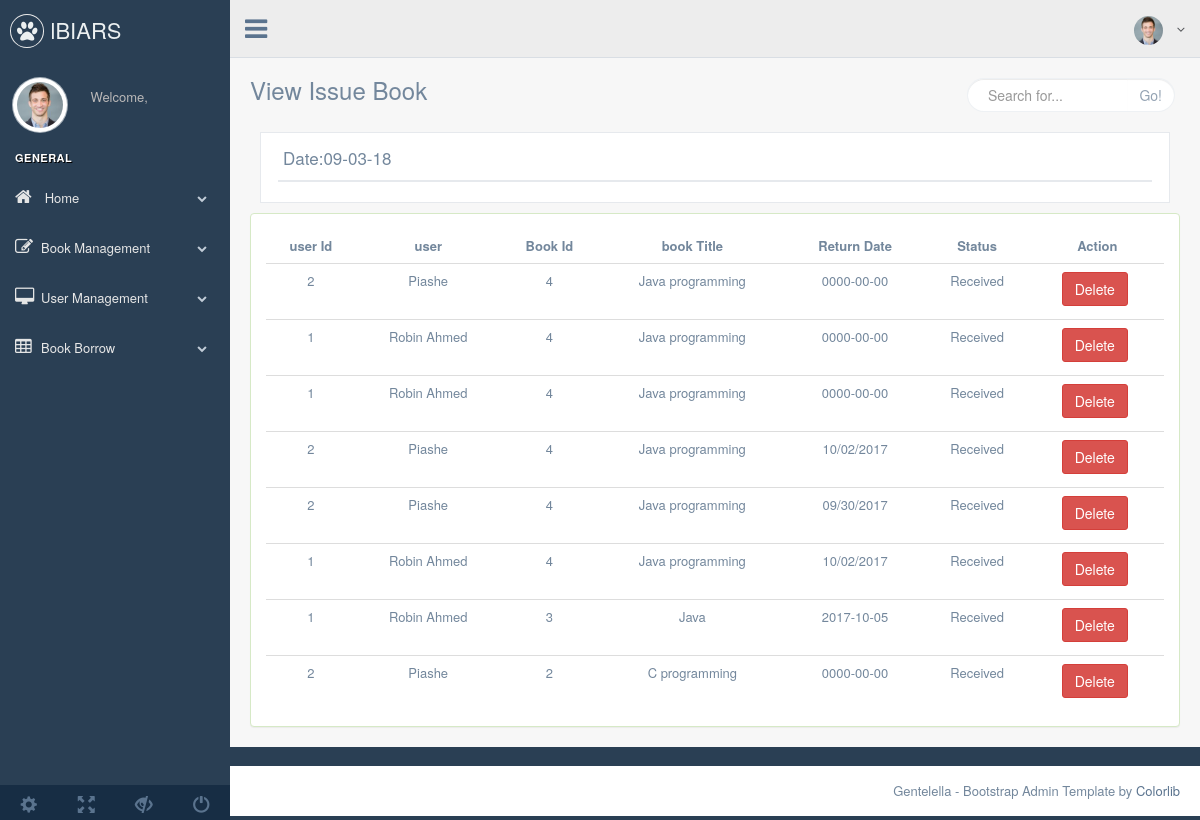
The app's page /admin/view-recieve-book.php (signed in) with its own data.
### tables this page shows
CREATE TABLE `tbl_book_deposit` (
  `depositId` int(10) NOT NULL,
  `userId` int(10) NOT NULL,
  `bookId` int(10) NOT NULL,
  `issueDate` varchar(100) NOT NULL,
  `returnDate` varchar(100) NOT NULL,
  `status` tinyint(1) NOT NULL
);

CREATE TABLE `tbl_user_info` (
  `userId` int(10) NOT NULL,
  `userName` varchar(100) NOT NULL,
  `userEmail` varchar(255) NOT NULL,
  `userPassword` varchar(255) NOT NULL,
  `phoneNumber` int(10) NOT NULL,
  `presentAddress` text NOT NULL,
  `parmanentAddress` text NOT NULL
);

CREATE TABLE `tbl_book_info` (
  `bookId` int(10) NOT NULL,
  `title` varchar(255) NOT NULL,
  `isbn` int(10) NOT NULL,
  `edition` varchar(25) NOT NULL,
  `author` varchar(255) NOT NULL,
  `publisher` varchar(255) NOT NULL,
  `category_id` int(10) NOT NULL
);

### admin/view-recieve-book.php (called while the page is built)
<?php
$pages = 'viewReBook';
include 'adminmaster.php';

### admin/class_file/supperAdmin.php (called while the page is built, shortened)
<?php
class supperAdmin {
    private $link;
     public function __construct() {
        $dbhost = 'localhost';
        $dbuser = 'root';
        $dbpass = '';
        $db = 'libarybook';
        $this->link = mysqli_connect($dbhost, $dbuser, $dbpass);
        if (!$this->link) {
            echo 'Database are not Connected ' . mysqli_error($this->link);
        } else {
            $select_db = mysqli_select_db($this->link, $db);
        }
    }
     public function view_all_recieve_book() {
  $sql = "SELECT user.userName, book.*,deposit.* FROM tbl_book_info as book,tbl_book_deposit as deposit, tbl_user_info as user"
  ." WHERE book.bookId=deposit.bookId AND deposit.userId=user.userId AND deposit.status='1' ORDER BY  deposit.bookId DESC";
        if(mysqli_query($this->link, $sql)){
             $run_query=mysqli_query($this->link, $sql);
           return $run_query;
        }
        else{
            die("insert query problem " . mysqli_error($this->link));
        }
    }
}

### admin/pagess/viewReBook.php (the view, shortened to what this page needs)
<?php
         $curent_date=date('d-m-y');
?>
<div class="right_col" role="main">
        <?php
                $run_query_issue_book= $object_supper_admin ->view_all_recieve_book();
        ?>
         <div class="">
           <div class="page-title">
             <div class="title_left">
               <h3>View Issue Book</h3>
             </div>
             <div class="title_right">
               <div class="col-md-5 col-sm-5 col-xs-12 form-group pull-right top_search">
                 <div class="input-group">
                   <input type="text" class="form-control" placeholder="Search for...">
                   <span class="input-group-btn">
                     <button class="btn btn-default" type="button">Go!</button>
                   </span>
                 </div>
               </div>
             </div>
           </div>
             <div class="">
                 <div class="col-md-12 col-sm-12 col-xs-12">
                     <div class="x_panel">
                         <div class="x_title">
                             <h2> Date:<?php
                                   echo $curent_date;
                                 ?></h2>
                             <div class="clearfix"></div>
                         </div>
                     </div>
                 </div>
              </div>
           <div class="row">
              <div  class="col-md-12 col-sm-12 col-xs-12">
                 <div class="panel panel-body panel-success">
                        <table class="table table-hover">
                                 <thead>
                                     <tr>
                                         <td align="center"><b>user Id</b></td>
                                         <td align="center"><b>user</b></td>
                                         <td align="center"><b>Book Id</b></td>
                                         <td align="center"><b>book Title</b></td>
                                         <td align="center"><b>Return Date</b></td>
                                         <td align="center"><b>Status</b></td>
                                         <td align="center"><b>Action</b></td>
                                     </tr>
                                 </thead>
                                 <tbody>
                                      <?php
                         while ($all_issue_books_by_user = mysqli_fetch_assoc($run_query_issue_book)){
                                 ?>
                                     <tr >
                                          <td align="center"><?php echo $all_issue_books_by_user['userId']; ?></td>
                                          <td align="center"><?php echo $all_issue_books_by_user['userName']; ?></td>
                                          <td align="center"><?php echo $all_issue_books_by_user['bookId']; ?></td>
                                         <td align="center"><?php echo $all_issue_books_by_user['title']; ?> </td>
                                         <td align="center"><?php echo $all_issue_books_by_user['returnDate']; ?> </td>
                                         <td align="center">
                                             <?php  $status=$all_issue_books_by_user['status'];
                                                   if($status == '0'){
                                                       echo 'pending';
                                                   }
                                                   else{
                                                        echo 'Received';
                                                   }
                                                   ?>
                                         </td>
                                          <td align="center">
                                              <a class="btn btn-danger" href="?Status=delete&&id=<?php echo $all_issue_books_by_user['depositId'];?>" onclick="return one_delete();" >
                                      Delete </a>
                         </td>
                                     </tr>
                         <?php }?>
                                 </tbody>
                             </table>
                 </div>
             </div>
           </div>
         </div>
       </div>

### admin/adminmaster.php (shortened to what this page needs)
<?php
include './class_file/supperAdmin.php';
$object_supper_admin = new supperAdmin();
?>
<!DOCTYPE html>
<html lang="en">
    <head>
        <link href="asset/backEnd/vendors/bootstrap/dist/css/bootstrap.min.css" rel="stylesheet">
        <link href="asset/backEnd/vendors/font-awesome/css/font-awesome.min.css" rel="stylesheet">
        <link href="asset/backEnd/vendors/nprogress/nprogress.css" rel="stylesheet">
        <link href="asset/backEnd/vendors/iCheck/skins/flat/green.css" rel="stylesheet">
        <link href="asset/backEnd/vendors/bootstrap-progressbar/css/bootstrap-progressbar-3.3.4.min.css" rel="stylesheet">
        <link href="asset/backEnd/vendors/jqvmap/dist/jqvmap.min.css" rel="stylesheet"/>
        <link href="asset/backEnd/vendors/bootstrap-daterangepicker/daterangepicker.css" rel="stylesheet">
        <link href="asset/backEnd/vendors/build/css/custom.min.css" rel="stylesheet">
    </head>
    <body class="nav-md">
        <div class="container body">
            <div class="main_container">
                <div class="col-md-3 left_col">
                    <div class="left_col scroll-view">
                        <div class="navbar nav_title" style="border: 0;">
                            <a href="adminmaster.php" class="site_title"><i class="fa fa-paw"></i> <span>lBIARS</span></a>
                        </div>
                        <?php include './include/menuProfile.php'; ?>
                        <br />
                        <?php include './include/sidebarMenu.php'; ?>
                        <?php include './include/menuFooterButton.php'; ?>
                    </div>
                </div>
                <?php include './include/topNavigation.php'; ?>
                <?php
                if (isset($pages)) {
                    if ($pages == "addBook") {
                        include './pagess/addBook.php ';
                    }
                    elseif ($pages == "viewBook") {
                        include './pagess/viewBook.php';
                    }
                    elseif ($pages == "editBook") {
                        include './pagess/';
                    }
                    elseif ($pages == "viewBook") {
                        include './pagess/viewBook.php';
                    }
                    elseif ($pages == "addCategory") {
                        include './pagess/addBookCate.php';
                    }
                     elseif ($pages == "editBC") {
                        include './pagess/editBookCate.php';
                    }
                      elseif ($pages == "viewCategory") {
                        include './pagess/viewBookCate.php';
                    }
                       elseif ($pages == "addUser") {
                        include './pagess/addUsers.php';
                    }
                      elseif ($pages == "viewUser") {
                        include './pagess/viewUsers.php';
                    }
                      elseif ($pages == "editUser") {
                        include './pagess/';
                    }
                    elseif ($pages == "issueBook") {
                        include './pagess/issueBook.php';
                    }
                    elseif ($pages == "viewIssueBook") {
                        include './pagess/viewIssueBook.php';
                    }
                    elseif ($pages == "viewReBook") {
                        include './pagess/viewReBook.php';
                    }
                    elseif ($pages == "recBook") {
                        include './pagess/receiveBook.php';
                    }
                     elseif ($pages == "vRB") {
                        include './pagess/viewRecievebooK.php';
                    }
                } else {
                    include './pagess/homePage.php';
                }
                ?>
                <?php include './include/footer.php'; ?>
            </div>
        </div>
    </body>
</html>

### admin/include/menuProfile.php (shortened to what this page needs)
<div class="profile clearfix">
    <div class="profile_pic">
        <img src="asset/images/img.jpg" alt="..." class="img-circle profile_img">
    </div>
    <div class="profile_info">
        <span>Welcome,</span>
    </div>
</div>

### admin/include/sidebarMenu.php (shortened to what this page needs)
<div id="sidebar-menu" class="main_menu_side hidden-print main_menu">
     <div class="menu_section">
               <h3>General</h3>
               <ul class="nav side-menu">
                 <li><a><i class="fa fa-home"></i> Home <span class="fa fa-chevron-down"></span></a>
                 </li>
                 <li><a><i class="fa fa-edit"></i>Book Management<span class="fa fa-chevron-down"></span></a>
                 </li>
                 <li><a><i class="fa fa-desktop"></i>User Management <span class="fa fa-chevron-down"></span></a>
                 </li>
                 <li><a><i class="fa fa-table"></i>Book Borrow<span class="fa fa-chevron-down"></span></a>
                 </li>
               </ul>
             </div>
           </div>

### admin/include/menuFooterButton.php
<div class="sidebar-footer hidden-small">
             <a data-toggle="tooltip" data-placement="top" title="Settings">
               <span class="glyphicon glyphicon-cog" aria-hidden="true"></span>
             </a>
             <a data-toggle="tooltip" data-placement="top" title="FullScreen">
               <span class="glyphicon glyphicon-fullscreen" aria-hidden="true"></span>
             </a>
             <a data-toggle="tooltip" data-placement="top" title="Lock">
               <span class="glyphicon glyphicon-eye-close" aria-hidden="true"></span>
             </a>
             <a data-toggle="tooltip" data-placement="top" title="Logout" href="?status=logout">
               <span class="glyphicon glyphicon-off" aria-hidden="true"></span>
             </a>
           </div>

### admin/include/topNavigation.php (shortened to what this page needs)
<div class="top_nav">
         <div class="nav_menu">
           <nav>
             <div class="nav toggle">
               <a id="menu_toggle"><i class="fa fa-bars"></i></a>
             </div>
             <ul class="nav navbar-nav navbar-right">
               <li class="">
                 <a href="javascript:;" class="user-profile dropdown-toggle" data-toggle="dropdown" aria-expanded="false">
                   <img src="asset/images/img.jpg" alt=""><?php ?>
                   <span class=" fa fa-angle-down"></span>
                 </a>
               </li>
             </ul>
           </nav>
         </div>
       </div>

### admin/include/footer.php
<footer>
    <div class="pull-right">
        Gentelella - Bootstrap Admin Template by <a href="https://colorlib.com">Colorlib</a>
    </div>
    <div class="clearfix"></div>
</footer>

### records on screen
tbl_book_deposit: userId "2", userId.userName "Piashe", bookId "4", bookId.title "Java programming", returnDate "0000-00-00", status "Received"
tbl_book_deposit: userId "1", userId.userName "Robin Ahmed", bookId "4", bookId.title "Java programming", returnDate "0000-00-00", status "Received"
tbl_book_deposit: userId "1", userId.userName "Robin Ahmed", bookId "4", bookId.title "Java programming", returnDate "0000-00-00", status "Received"
tbl_book_deposit: userId "2", userId.userName "Piashe", bookId "4", bookId.title "Java programming", returnDate "10/02/2017", status "Received"
tbl_book_deposit: userId "2", userId.userName "Piashe", bookId "4", bookId.title "Java programming", returnDate "09/30/2017", status "Received"
tbl_book_deposit: userId "1", userId.userName "Robin Ahmed", bookId "4", bookId.title "Java programming", returnDate "10/02/2017", status "Received"
tbl_book_deposit: userId "1", userId.userName "Robin Ahmed", bookId "3", bookId.title "Java", returnDate "2017-10-05", status "Received"
tbl_book_deposit: userId "2", userId.userName "Piashe", bookId "2", bookId.title "C programming", returnDate "0000-00-00", status "Received"
